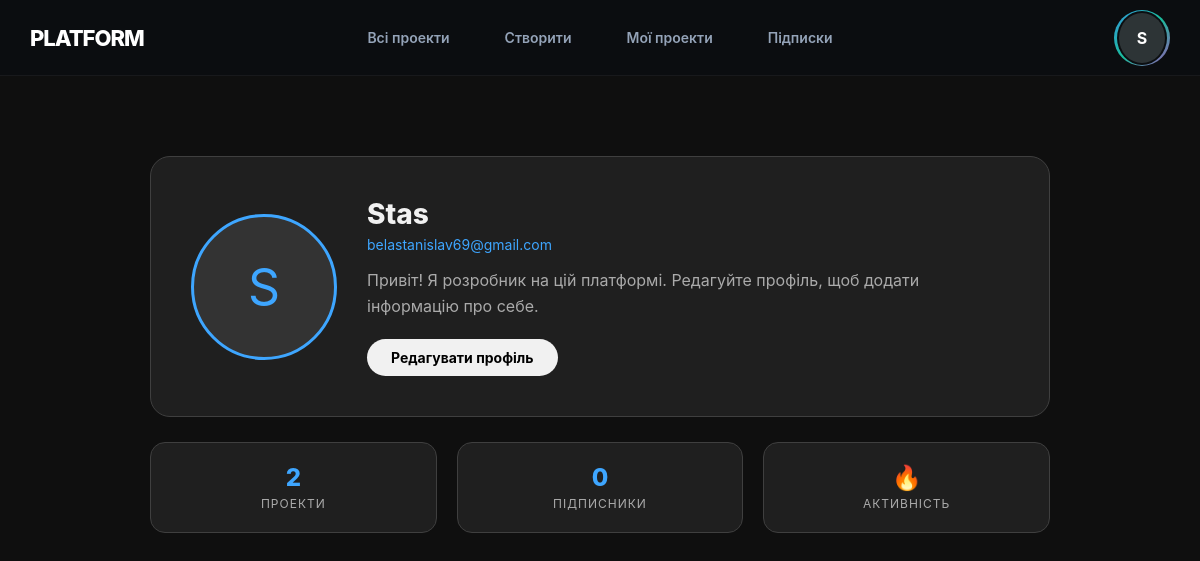
/profile/ (signed in), run on an earlier commit of the app's database.
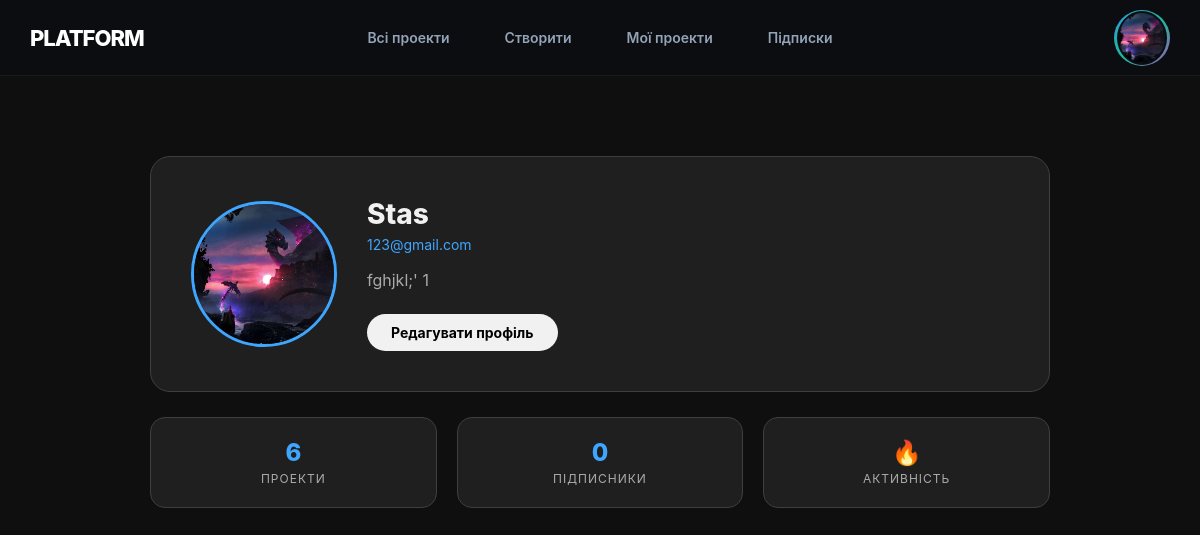
And on a later commit of the database.
### platformuser/models.py (models this page shows, shortened)
class User(AbstractUser):
    ROLE_CHOICES = (
        ("user","User"),
        ("admin","Admin"),
    )
    role = models.CharField(max_length=10, choices=ROLE_CHOICES, default="user")
    avatar = models.ImageField(upload_to="avatars/", blank=True, null=True)
    bio = models.TextField(blank=True)
    is_verified = models.BooleanField(default=False)

### platformuser/views.py (the view)
# urls.py: path("profile/", views.profile_view, name="profile"),
@login_required
def profile_view(request):
    projects = request.user.projects.all()
    return render(request, "projects/profile.html", {
        "projects": projects
    })

### platformuser/templates/projects/profile.html (shortened to what this page needs)
{% extends "projects/base.html" %}
{% block content %}
<div class="profile-wrapper">
    <div class="profile-main-card">
        <div class="avatar-section">
            {% if request.user.avatar %}
                <img src="{{ request.user.avatar.url }}" class="profile-avatar">
            {% else %}
                <div class="profile-placeholder">
                    {{ request.user.username|first|upper }}
                </div>
            {% endif %}
        </div>
        <div class="info-section">
            <h2>{{ request.user.username }}</h2>
            <a href="mailto:{{ request.user.email }}" class="profile-email">{{ request.user.email }}</a>
            <div class="profile-bio">
                {% if request.user.bio %}
                    {{ request.user.bio }}
                {% else %}
                    Привіт! Я розробник на цій платформі. Редагуйте профіль, щоб додати інформацію про себе.
                {% endif %}
            </div>
            <a href="{% url 'edit_profile' %}" class="edit-btn">Редагувати профіль</a>
        </div>
    </div>
    <div class="stats-grid">
        <div class="stat-card">
            <span class="stat-value">{{ projects.count|default:"0" }}</span>
            <span class="stat-label">Проекти</span>
        </div>
        <div class="stat-card">
            <span class="stat-value">{{ request.user.subscribers.count|default:"0" }}</span>
            <span class="stat-label">Підписники</span>
        </div>
        <div class="stat-card">
            <span class="stat-value">🔥</span>
            <span class="stat-label">Активність</span>
        </div>
    </div>
</div>
{% endblock %}

### platformuser/templates/projects/base.html (shortened to what this page needs)
<!DOCTYPE html>
<html lang="uk">
<head>
</head>
<body>
<header>
    <div class="nav-wrapper">
        <a href="/" class="logo">Platform</a>
        <div class="nav-center">
            <nav class="projects-nav">
                <a class="toggle-btn {% if request.resolver_match.url_name == 'show_projects' %}active{% endif %}" href="{% url 'show_projects' %}">Всі проекти</a>
                <a class="toggle-btn {% if request.resolver_match.url_name == 'create_project' %}active{% endif %}" href="{% url 'create_project' %}">Створити</a>
                <a class="toggle-btn {% if request.resolver_match.url_name == 'my_projects' %}active{% endif %}" href="{% url 'my_projects' %}">Мої проекти</a>
                <a class="toggle-btn {% if request.resolver_match.url_name == 'feed' %}active{% endif %}" href="{% url 'feed' %}"> Підписки</a>
            </nav>
        </div>
        <div class="nav-right">
            <div class="user-menu">
                {% if request.user.is_authenticated %}
                <div class="avatar-wrapper" id="avatarWrapper">
                    <div class="avatar-inner">
                        {% if request.user.avatar %}
                            <img src="{{ request.user.avatar.url }}" class="avatar-img">
                        {% else %}
                            <div class="avatar-placeholder">{{ request.user.username|first|upper }}</div>
                        {% endif %}
                    </div>
                </div>
                {% else %}
                <a href="{% url 'auth' %}" class="toggle-btn active">Login</a>
                {% endif %}
            </div>
        </div>
    </div>
</header>
<div class="container">
    {% block content %}{% endblock %}
</div>
</body>
</html>

What changed in the data, as far as the page shows it:
changed User "Stas": user.avatar: picture added; user.email "belastanislav69@gmail.com" → "123@gmail.com"; user.bio (not shown) → "fghjkl;' 1"; count "2" → "6"; user.username|first "S" → (not shown)
Also different on the page:
text no longer shown: "Привіт! Я розробник на цій платформі. Редагуйте профіль, щоб додати інформацію про себе."
